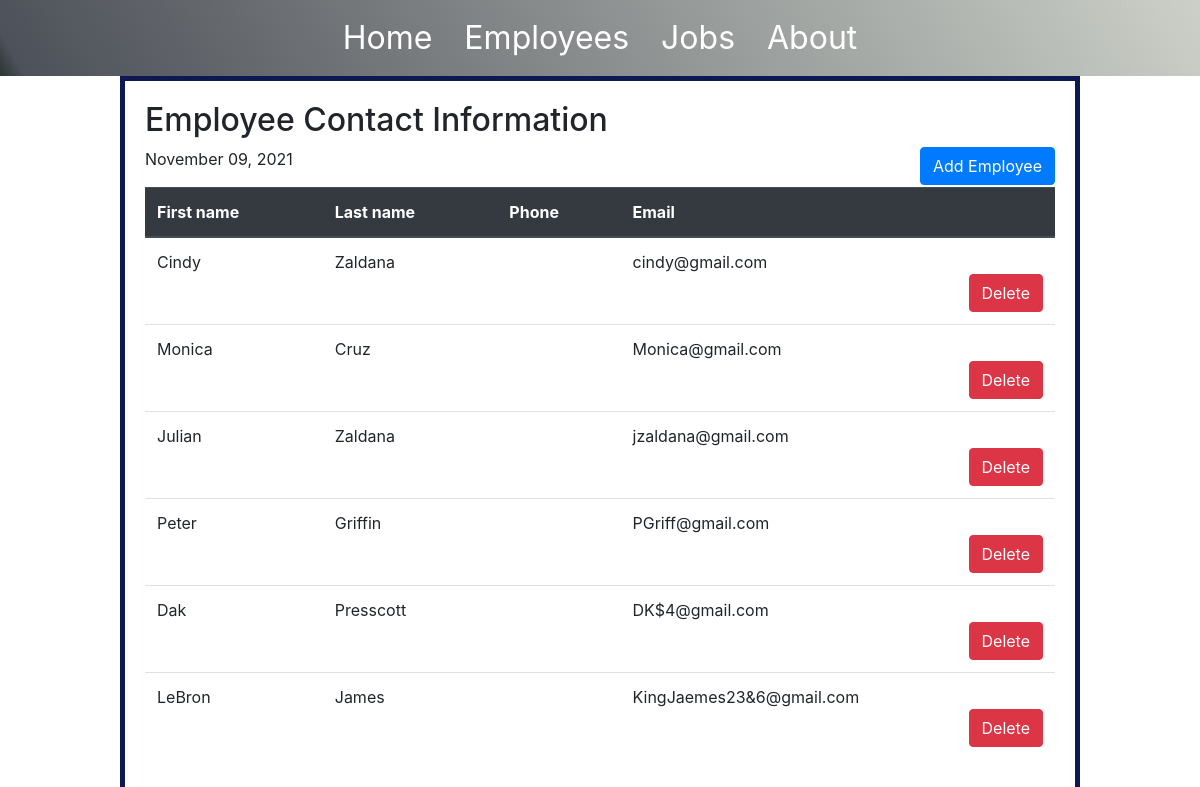
The app's page /, older data.
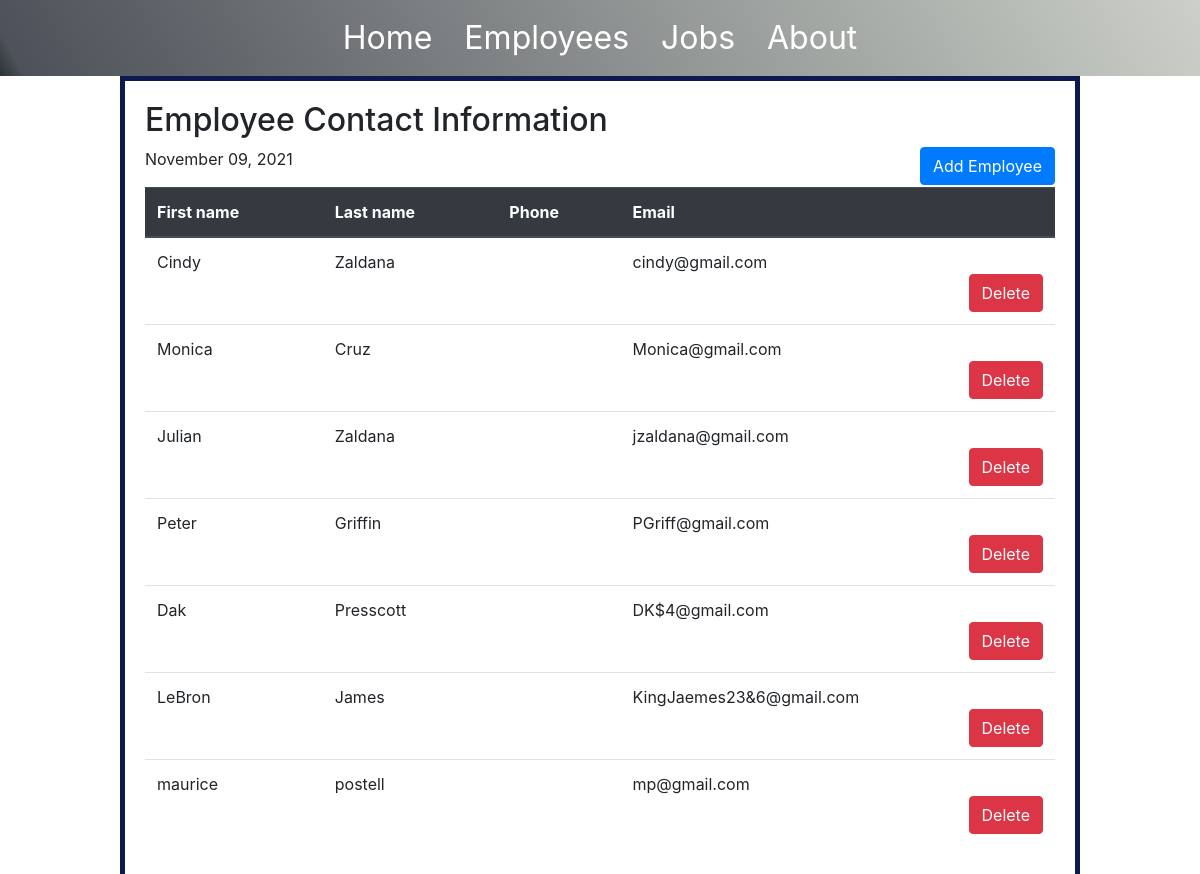
The same page, newer data.
### employee/models.py (models this page shows, shortened)
class Employee(models.Model):
    first_name = models.CharField(max_length=30)
    last_name = models.CharField(max_length=30)
    email = models.EmailField(max_length=254)
    phone_number = PhoneNumberField(blank=True)

### home/views.py (the view)
# urls.py: 2. Add a URL to urlpatterns:  path('', views.home, name='home')
def home(request):
    employees = Employee.objects.all()
    date = datetime.datetime.now()
    dates = date.strftime("%B %d, %Y")
    return render(request, 'home.html', {'employees': employees, 'date': dates})

### templates/home.html (shortened to what this page needs)
<!DOCTYPE html>
{% load static %}
<html lang="en" xmlns="http://www.w3.org/1999/html">
<head>
    <link rel="stylesheet" type="text/css" href='{% static "/css/home.css" %}?{% now "U" %}'>
    <link rel="stylesheet" href="https://stackpath.bootstrapcdn.com/bootstrap/4.5.0/css/bootstrap.min.css"
>
        <link href=
'https://ajax.googleapis.com/ajax/libs/jqueryui/1.12.1/themes/smoothness/jquery-ui.css'
          rel='stylesheet'>
</head>
<body>
    <nav>
        <ul id="links">
            <li class="nav-item"><a style="color:white; font-size: 2em;" class="nav-link" href="/home">Home</a></li>
            <li class="nav-item"><a style="color:white; font-size: 2em;" class="nav-link" href="/employee/employee_registration">Employees</a></li>
            <li class="nav-item"><a class="nav-link" href="#contact" style="color:white; font-size: 2em;">Jobs</a></li>
            <li class="nav-item"><a class="nav-link" href="#about" style="color:white; font-size: 2em;">About</a></li>
        </ul>
    </nav>
    <section>
        {% block content %}
        <h2>Employee Contact Information</h2>
        <a class="btn btn-primary" href="/employee" style="float: right;">Add Employee</a>
        <p>{{date}}</p>
        <table class="table">
            <thead class="thead-dark">
            <tr>
                <th>First name</th>
                <th>Last name</th>
                <th>Phone</th>
                <th>Email</th>
            </tr>
            </thead>
            <tbody>
            {% for e in employees %}
            <tr>
                <td>{{e.first_name}}</td>
                <td>{{e.last_name}}</td>
                <td>{{e.phone_number}}</td>
                <td>{{e.email}} &nbsp;
                    <form method="POST" action="/home/delete_employee/{{e.id}}">
                        <input class="btn btn-danger" type="submit" style="float:right;" value="Delete" />
                    </form>
                </td>
            </tr>
            {% endfor %}
            </tbody>
        </table>
        {% endblock %}
    </section>
</body>
</html>

Row changes from the older to the newer data that the page shows:
added Employee: first_name "maurice", last_name "postell", email "mp@gmail.com"
